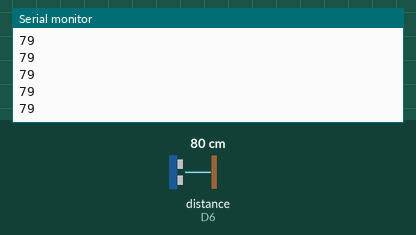
Bench run of a sketch on a simulated ESP8266 (NodeMCU). Shown: the last lines printed to the serial monitor. Wiring (inferred from the names in the program): ultrasonic range finder: trigger D7; echo D6. The test bench sets the inputs (shaded band); at power-on: distance to the obstacle (sensor on D6) 80 cm. The echo pulse lasts 58.3 µs per cm.

Above: at 3.2 s.
3.3 s: distance to the obstacle (sensor on D6) set to 2 cm
At 3.37 s:
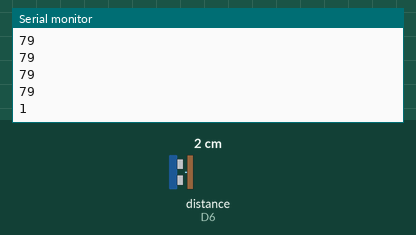
4.8 s: distance to the obstacle (sensor on D6) set to 4 cm
At 4.88 s:
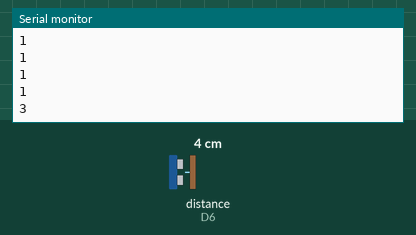
Timing chart, 0 to 7.8 s (numbered marks = the images above; inputs shaded):
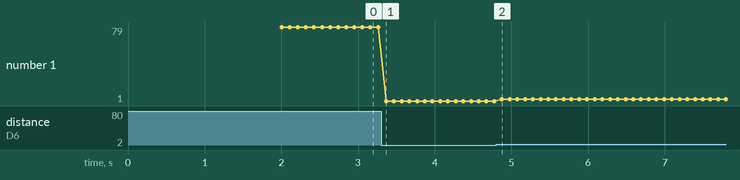

The sketch:

ultrason.ino
```cpp
//
// Code auto test des capteurs pour le Robot pour l'événement Service Jeunesse 2022
//
// le coeur du code est hérité du code développé par Arnaud
// Reformatté et structuré pour l'algorithmique en C++ par Chris


#include <ESP8266WiFi.h>
#include <DNSServer.h>
#include <ESP8266WebServer.h>

class Ultrason{
//define sound speed in cm/uS
#define SOUND_SPEED 0.034

  private:
    const int trigger = D7; //   13;
    const int echo = D6;    //   12;
    const int seuil1 = 40;  // si on est > seuil1 on avance, sinon on tourne à droite
    const int seuil2 = 10;  // si on est < seuil2 on stop car on n'a plus la place de tourner

  public:
  Ultrason(){
    pinMode(this->trigger, OUTPUT); // Sets the trigger as an Output
    pinMode(this->echo, INPUT); // Sets the echo as an Input
  };

  int read(){
     long duration;
     digitalWrite(this->trigger, LOW);
     delayMicroseconds(2);
     // Sets the trigger on HIGH state for 10 micro seconds
     digitalWrite(this->trigger, HIGH);
     delayMicroseconds(10);
     digitalWrite(this->trigger, LOW);
     // Reads the echo, returns the sound wave travel time in microseconds
     duration = pulseIn(this->echo, HIGH);

     // Serial.println(duration * SOUND_SPEED/2);
     if ((duration < 60000) && (duration > 1)) {
        // Calcule la distance quand la lecture est vraisemblable
        return (duration * SOUND_SPEED/2);
    } else {
        return (0);
    };
  };
};

Ultrason U;

void setup()
{
   Serial.begin(115200);
   delay(2000);
}

void loop()
{
   int valeur = U.read();
   Serial.println(valeur);
   delay(100);
}
```

Measured:
- after the input at 3.3 s, the serial monitor: prints a new line after 0.07 s (image 1)
- after the input at 4.8 s, the serial monitor: prints a new line after 0.08 s (image 2)
- plotted number 1: 79 → 1 after the input at 3.3 s, 1 → 3 after the input at 4.8 s
